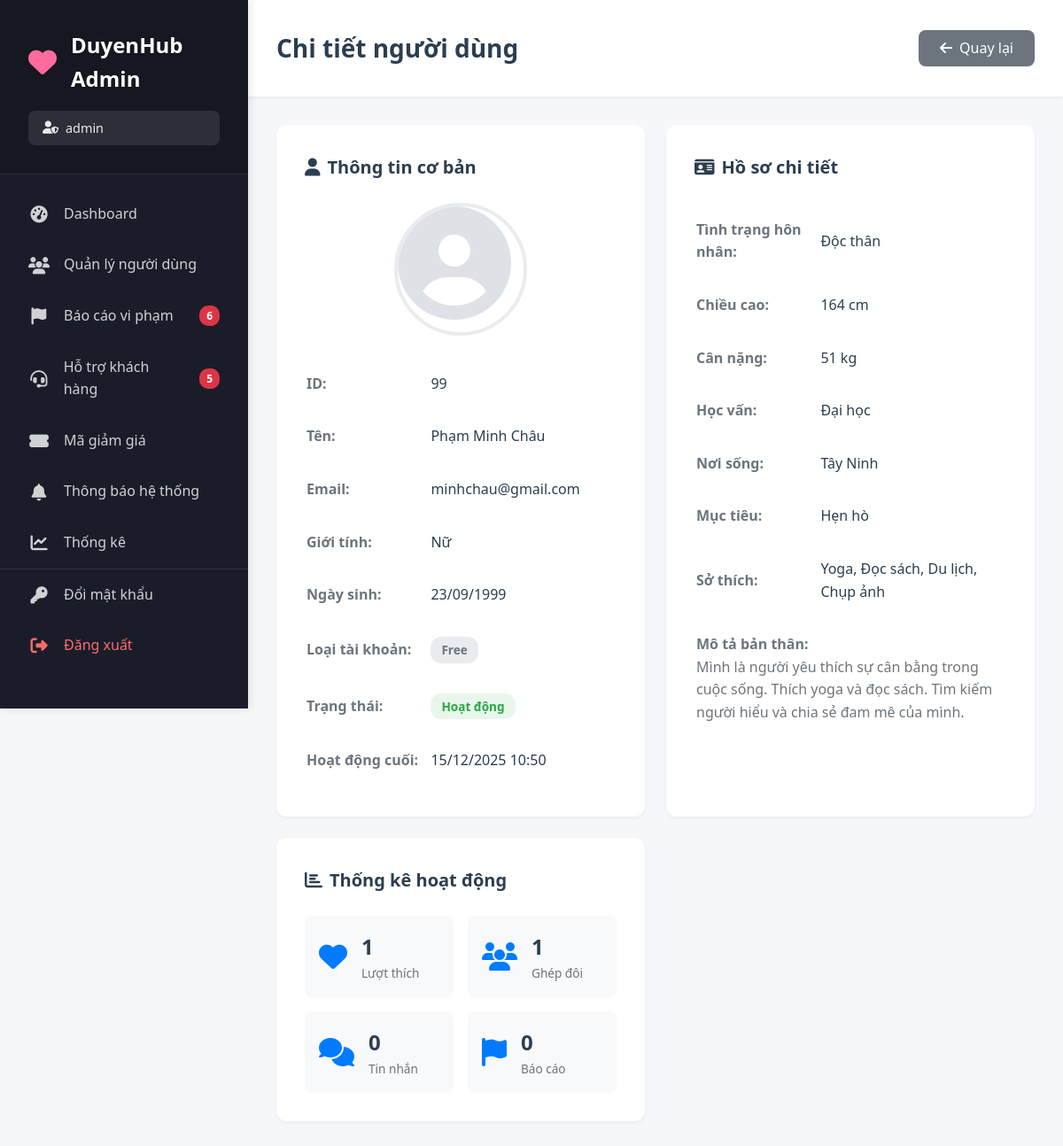
The app's page /views/admin/xemnguoidung.php?id=99 (signed in) with its own data.
### tables this page shows
CREATE TABLE `nguoidung` (
  `maNguoiDung` int(11) NOT NULL,
  `tenDangNhap` varchar(50) NOT NULL,
  `matKhau` varchar(255) NOT NULL,
  `trangThaiNguoiDung` enum('active','banned','inactive') DEFAULT 'active',
  `lanHoatDongCuoi` datetime DEFAULT current_timestamp() ON UPDATE current_timestamp(),
  `role` varchar(255) NOT NULL DEFAULT 'user'
);

CREATE TABLE `hoso` (
  `maHoSo` int(11) NOT NULL,
  `maNguoiDung` int(11) DEFAULT NULL,
  `ten` varchar(100) DEFAULT NULL,
  `ngaySinh` date DEFAULT NULL,
  `gioiTinh` enum('Nam','Nữ','Khac') DEFAULT NULL,
  `tinhTrangHonNhan` varchar(50) DEFAULT NULL,
  `canNang` float DEFAULT NULL,
  `chieuCao` float DEFAULT NULL,
  `mucTieuPhatTrien` text DEFAULT NULL,
  `hocVan` varchar(100) DEFAULT NULL,
  `noiSong` varchar(100) DEFAULT NULL,
  `soThich` text DEFAULT NULL,
  `moTa` text DEFAULT NULL,
  `avt` varchar(255) DEFAULT NULL
);

### views/admin/xemnguoidung.php (the view, shortened to what this page needs)
<?php
$db = clsConnect::getInstance()->connect();
$userId = intval($_GET['id'] ?? 0);
$stmt = $db->prepare("
    SELECT n.*, h.*, g.loaiGoi, g.trangThaiGoi, g.ngayHetHan
    FROM nguoidung n
    LEFT JOIN hoso h ON n.maNguoiDung = h.maNguoiDung
    LEFT JOIN goidangky g ON n.maNguoiDung = g.maNguoiDung AND g.trangThaiGoi = 'Active'
    WHERE n.maNguoiDung = ?
");
$stmt->bind_param("i", $userId);
$stmt->execute();
$user = $stmt->get_result()->fetch_assoc();
$stmt = $db->prepare("SELECT COUNT(*) as total FROM thich WHERE maNguoiThich = ?");
$stmt->bind_param("i", $userId);
$stmt->execute();
$totalLikes = $stmt->get_result()->fetch_assoc()['total'];
$stmt = $db->prepare("SELECT COUNT(*) as total FROM ghepdoi WHERE (maNguoiA = ? OR maNguoiB = ?) AND trangThaiGhepDoi = 'matched'");
$stmt->bind_param("ii", $userId, $userId);
$stmt->execute();
$totalMatches = $stmt->get_result()->fetch_assoc()['total'];
$stmt = $db->prepare("SELECT COUNT(*) as total FROM tinnhan WHERE maNguoiGui = ?");
$stmt->bind_param("i", $userId);
$stmt->execute();
$totalMessages = $stmt->get_result()->fetch_assoc()['total'];
$stmt = $db->prepare("SELECT COUNT(*) as total FROM baocao WHERE maNguoiBiBaoCao = ?");
$stmt->bind_param("i", $userId);
$stmt->execute();
$totalReports = $stmt->get_result()->fetch_assoc()['total'];
?>
<!DOCTYPE html>
<html lang="vi">
<head>
    <link rel="stylesheet" href="https://cdnjs.cloudflare.com/ajax/libs/font-awesome/6.4.0/css/all.min.css">
    <link rel="stylesheet" href="../../public/css/admin.css?v=<?php echo time(); ?>">
</head>
<body>
    <div class="admin-wrapper">
        <?php include 'sidebar.php'; ?>
        <main class="main-content">
            <div class="top-bar">
                <h1>Chi tiết người dùng</h1>
                <a href="quanlynguoidung.php" class="btn-back">
                    <i class="fas fa-arrow-left"></i> Quay lại
                </a>
            </div>
            <div class="content-area">
                <div class="user-detail-grid">
                    <div class="detail-card">
                        <h3><i class="fas fa-user"></i> Thông tin cơ bản</h3>
                        <div class="user-avatar-large">
                            <?php if (!empty($user['avt'])): ?>
                                <img src="../../<?php echo htmlspecialchars($user['avt']); ?>" alt="Avatar">
                            <?php else: ?>
                                <i class="fas fa-user-circle"></i>
                            <?php endif; ?>
                        </div>
                        <table class="info-table">
                            <tr>
                                <td><strong>ID:</strong></td>
                                <td><?php echo $user['maNguoiDung']; ?></td>
                            </tr>
                            <tr>
                                <td><strong>Tên:</strong></td>
                                <td><?php echo htmlspecialchars($user['ten'] ?? 'Chưa cập nhật'); ?></td>
                            </tr>
                            <tr>
                                <td><strong>Email:</strong></td>
                                <td><?php echo htmlspecialchars($user['tenDangNhap']); ?></td>
                            </tr>
                            <tr>
                                <td><strong>Giới tính:</strong></td>
                                <td><?php echo htmlspecialchars($user['gioiTinh'] ?? 'Chưa cập nhật'); ?></td>
                            </tr>
                            <tr>
                                <td><strong>Ngày sinh:</strong></td>
                                <td><?php echo $user['ngaySinh'] ? date('d/m/Y', strtotime($user['ngaySinh'])) : 'Chưa cập nhật'; ?></td>
                            </tr>
                            <tr>
                                <td><strong>Loại tài khoản:</strong></td>
                                <td>
                                    <?php if ($user['loaiGoi'] === 'VIP'): ?>
                                        <span class="badge badge-vip"><i class="fas fa-crown"></i> VIP</span>
                                    <?php else: ?>
                                        <span class="badge badge-free">Free</span>
                                    <?php endif; ?>
                                </td>
                            </tr>
                            <tr>
                                <td><strong>Trạng thái:</strong></td>
                                <td>
                                    <?php if ($user['trangThaiNguoiDung'] === 'active'): ?>
                                        <span class="badge badge-success">Hoạt động</span>
                                    <?php elseif ($user['trangThaiNguoiDung'] === 'banned'): ?>
                                        <span class="badge badge-danger">Đã khóa</span>
                                    <?php else: ?>
                                        <span class="badge badge-warning">Không hoạt động</span>
                                    <?php endif; ?>
                                </td>
                            </tr>
                            <tr>
                                <td><strong>Hoạt động cuối:</strong></td>
                                <td><?php echo $user['lanHoatDongCuoi'] ? date('d/m/Y H:i', strtotime($user['lanHoatDongCuoi'])) : 'Chưa xác định'; ?></td>
                            </tr>
                        </table>
                    </div>
                    <div class="detail-card">
                        <h3><i class="fas fa-id-card"></i> Hồ sơ chi tiết</h3>
                        <table class="info-table">
                            <tr>
                                <td><strong>Tình trạng hôn nhân:</strong></td>
                                <td><?php echo htmlspecialchars($user['tinhTrangHonNhan'] ?? 'Chưa cập nhật'); ?></td>
                            </tr>
                            <tr>
                                <td><strong>Chiều cao:</strong></td>
                                <td><?php echo $user['chieuCao'] ? $user['chieuCao'] . ' cm' : 'Chưa cập nhật'; ?></td>
                            </tr>
                            <tr>
                                <td><strong>Cân nặng:</strong></td>
                                <td><?php echo $user['canNang'] ? $user['canNang'] . ' kg' : 'Chưa cập nhật'; ?></td>
                            </tr>
                            <tr>
                                <td><strong>Học vấn:</strong></td>
                                <td><?php echo htmlspecialchars($user['hocVan'] ?? 'Chưa cập nhật'); ?></td>
                            </tr>
                            <tr>
                                <td><strong>Nơi sống:</strong></td>
                                <td><?php echo htmlspecialchars($user['noiSong'] ?? 'Chưa cập nhật'); ?></td>
                            </tr>
                            <tr>
                                <td><strong>Mục tiêu:</strong></td>
                                <td><?php echo htmlspecialchars($user['mucTieuPhatTrien'] ?? 'Chưa cập nhật'); ?></td>
                            </tr>
                            <tr>
                                <td><strong>Sở thích:</strong></td>
                                <td><?php echo htmlspecialchars($user['soThich'] ?? 'Chưa cập nhật'); ?></td>
                            </tr>
                            <tr>
                                <td colspan="2"><strong>Mô tả bản thân:</strong><br>
                                    <?php echo nl2br(htmlspecialchars($user['moTa'] ?? 'Chưa cập nhật')); ?>
                                </td>
                            </tr>
                        </table>
                    </div>
                    <div class="detail-card">
                        <h3><i class="fas fa-chart-bar"></i> Thống kê hoạt động</h3>
                        <div class="stats-mini-grid">
                            <div class="stat-mini">
                                <i class="fas fa-heart"></i>
                                <div>
                                    <h4><?php echo $totalLikes; ?></h4>
                                    <p>Lượt thích</p>
                                </div>
                            </div>
                            <div class="stat-mini">
                                <i class="fas fa-users"></i>
                                <div>
                                    <h4><?php echo $totalMatches; ?></h4>
                                    <p>Ghép đôi</p>
                                </div>
                            </div>
                            <div class="stat-mini">
                                <i class="fas fa-comments"></i>
                                <div>
                                    <h4><?php echo $totalMessages; ?></h4>
                                    <p>Tin nhắn</p>
                                </div>
                            </div>
                            <div class="stat-mini">
                                <i class="fas fa-flag"></i>
                                <div>
                                    <h4><?php echo $totalReports; ?></h4>
                                    <p>Báo cáo</p>
                                </div>
                            </div>
                        </div>
                    </div>
                </div>
            </div>
        </main>
    </div>
</body>
</html>

### public/css/admin.css (style rules this page uses)
:root { --primary: #007bff; --secondary: #6c757d; --success: #28a745; --danger: #dc3545; --warning: #ffc107; --info: #17a2b8; --light: #f8f9fa; --dark: #343a40; --sidebar-bg: #1a1d29; --sidebar-hover: #252837; --sidebar-active: #007bff; --text-primary: #2c3e50; --text-secondary: #6c757d; --text-light: #95a5a6; --spacing-xs: 0.25rem; --spacing-sm: 0.5rem; --spacing-md: 1rem; --spacing-lg: 1.5rem; --spacing-xl: 2rem; --border-radius: 8px; --border-radius-sm: 4px; --border-radius-lg: 12px; --shadow-sm: 0 2px 4px rgba(0,0,0,0.05); --shadow-md: 0 4px 8px rgba(0,0,0,0.1); --shadow-lg: 0 8px 16px rgba(0,0,0,0.15); }
* { margin: 0; padding: 0; box-sizing: border-box; }
body { font-family: 'Segoe UI', -apple-system, BlinkMacSystemFont, 'Roboto', 'Helvetica Neue', Arial, sans-serif; background: #f5f7fa; color: var(--text-primary); line-height: 1.6; overflow-x: hidden; }
.admin-wrapper { display: flex; min-height: 100vh; }
.main-content { flex: 1; margin-left: 280px; min-height: 100vh; background: #f5f7fa; }
.top-bar { background: white; padding: var(--spacing-xl); box-shadow: var(--shadow-sm); display: flex; justify-content: space-between; align-items: center; position: sticky; top: 0; z-index: 100; }
.top-bar h1 { font-size: 1.75rem; font-weight: 700; color: var(--text-primary); margin: 0; }
.btn-back { display: inline-flex; align-items: center; gap: var(--spacing-sm); padding: var(--spacing-sm) var(--spacing-lg); background: var(--secondary); color: white; text-decoration: none; border-radius: var(--border-radius); font-weight: 500; transition: all 0.3s ease; }
.content-area { padding: var(--spacing-xl); }
.badge { display: inline-flex; align-items: center; gap: var(--spacing-xs); padding: 4px 12px; border-radius: 12px; font-size: 0.85rem; font-weight: 600; }
.badge-free { background: #e9ecef; color: var(--text-secondary); }
.badge-success { background: rgba(40, 167, 69, 0.1); color: var(--success); }
.user-detail-grid { display: grid; grid-template-columns: repeat(auto-fit, minmax(350px, 1fr)); gap: var(--spacing-lg); }
.detail-card { background: white; border-radius: var(--border-radius-lg); padding: var(--spacing-xl); box-shadow: var(--shadow-sm); }
.detail-card h3 { font-size: 1.25rem; font-weight: 600; margin-bottom: var(--spacing-lg); color: var(--text-primary); display: flex; align-items: center; gap: var(--spacing-sm); }
.user-avatar-large { width: 150px; height: 150px; margin: 0 auto var(--spacing-lg); border-radius: 50%; overflow: hidden; border: 4px solid #e9ecef; }
.user-avatar-large i { font-size: 8rem; color: #dee2e6; }
.info-table { width: 100%; }
.info-table tr { border-bottom: 1px solid #f0f0f0; }
.info-table tr:last-child { border-bottom: none; }
.info-table td { padding: var(--spacing-md) 0; }
.info-table td:first-child { width: 40%; color: var(--text-secondary); }
.stats-mini-grid { display: grid; grid-template-columns: repeat(2, 1fr); gap: var(--spacing-md); }
.stat-mini { display: flex; align-items: center; gap: var(--spacing-md); padding: var(--spacing-md); background: #f8f9fa; border-radius: var(--border-radius); }
.stat-mini i { font-size: 2rem; color: var(--primary); }
.stat-mini h4 { font-size: 1.5rem; font-weight: 700; margin: 0; color: var(--text-primary); }
.stat-mini p { font-size: 0.85rem; color: var(--text-secondary); margin: 0; }

### records on screen
nguoidung: hoso.maNguoiDung "99", hoso.ten "Phạm Minh Châu", tenDangNhap "minhchau@gmail.com", hoso.gioiTinh "Nữ", hoso.ngaySinh "23/09/1999", lanHoatDongCuoi "15/12/2025 10:50", hoso.tinhTrangHonNhan "Độc thân", hoso.chieuCao "164", hoso.canNang "51", hoso.hocVan "Đại học", hoso.noiSong "Tây Ninh", hoso.mucTieuPhatTrien "Hẹn hò", hoso.soThich "Yoga, Đọc sách, Du lịch, Chụp ảnh", hoso.moTa "Mình là người yêu thích sự cân bằng trong cuộc sống. Thích yoga và đọc sách. Tìm kiếm người hiểu và chia sẻ đam mê của mình."

### other values on screen
$adminName "admin"
$pendingReports "6"
$pendingSupport "5"
$totalLikes "1"
$totalMatches "1"
$totalMessages "0"
$totalReports "0"
